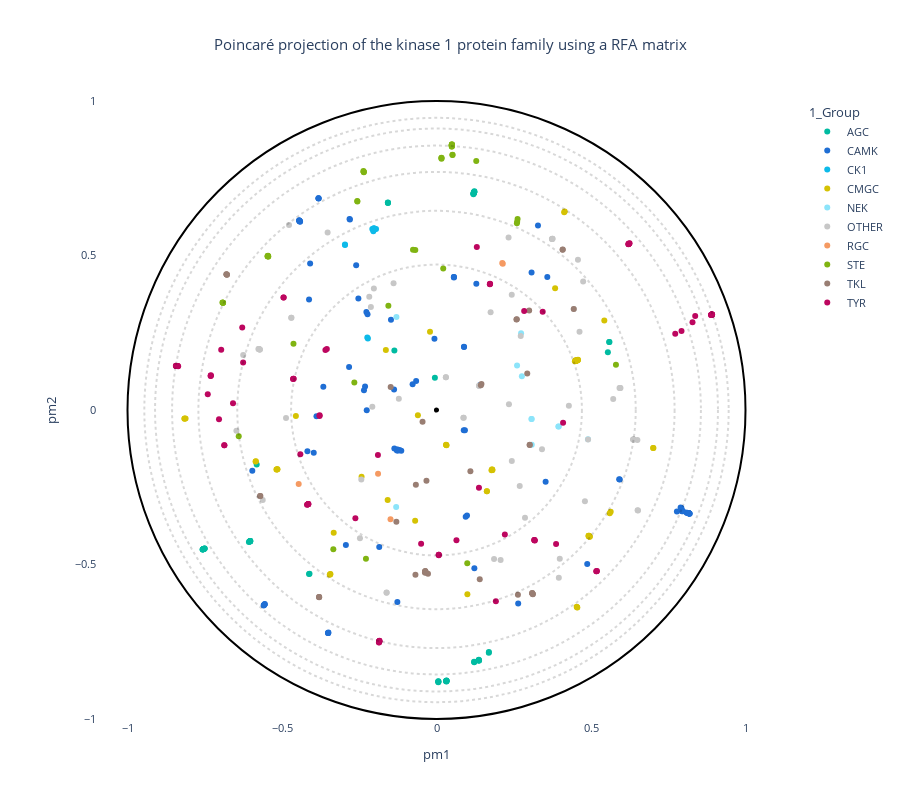

The code cell stored with this chart in its notebook:
### Markdown cell above
## Visualization

### Code cell
# OPTIONS =================================================
#Here you can set different parameters to color & annotate the resulting projection:
if data_type == "plm" :
    title = "Poincaré projection of the kinase 1 protein family with embeddings"  
elif data_type == "plm_aae" :
    title = "Poincaré projection of the kinase 1 protein family with embeddings autoencoder" 
elif data_type == "pssm" :
    title = "Poincaré projection of the kinase 1 protein family without embeddings" 
else :
    title = "Poincaré projection of the kinase 1 protein family using a RFA matrix" 
#----------------------------------------------------------
# Select the coloring from annotation .csv file:
labels_name = "1_Group"
# Select classes to label among the "labels_name" or "second_labels_name" column (comma separated list):
second_labels_name = ""
labels_text = []
show_text = False
#----------------------------------------------------------
# Use a custom color palette:
color_palette = kinase_palette #Default: None
use_custom_palette = True
#==========================================================


#Check projection visualization parameters
#Labels name
if labels_name == "":
    labels_name = None
elif labels_name not in annotation_names:
    raise NameError(f"labels_name {labels_name} is not in the availables annotations.\nAvailables annotations: {annotation_names}")
#Second labels name
if second_labels_name == "":
    second_labels_name = None
elif second_labels_name not in annotation_names:
    raise NameError(f'"second_labels_name" {second_labels_name} is not in the availables annotations.\nAvailables annotations: {annotation_names}')

if not use_custom_palette:
    color_palette = None

#Plot graph
fig = plot_embedding_interactive(df_embedding, 
                                 labels_name = labels_name,
                                 second_labels_name = second_labels_name, 
                                 show_text = show_text,
                                 labels_text = labels_text,
                                 color_palette = color_palette, 
                                 title = title, 
                                 fontsize = 11)
fig.show()

### Figure 1 — Plotly figure (JSON) as saved in the notebook; plotly's stock layout.template omitted (floating-point values rounded to 4 significant figures; data arrays with more than 128 entries replaced by an {"elided": "..."} marker saying what was removed)
{"data": [{"customdata": {"elided": "62x19 mixed values"}, "hovertemplate": "<b>%{hovertext}</b><br><br>1_Group=%{customdata[1]}<br>pm1=%{x}<br>pm2=%{y}<br>proteins_id=%{customdata[0]}<br>2_Gene=%{customdata[2]}<br>3_HGNC=%{customdata[3]}<br>4_Uni_entry=%{customdata[4]}<br>5_Uni_acc=%{customdata[5]}<br>6_Domain_begin=%{customdata[6]}<br>7_Domain_end=%{customdata[7]}<br>8_Domain_length=%{customdata[8]}<br>9_Largest_insert_length=%{customdata[9]}<br>10_PDB_validation=%{customdata[10]}<br>11_Conformational_state=%{customdata[11]}<br>12_Dihedral_state=%{customdata[12]}<br>13_Group_in_Uni=%{customdata[13]}<br>14_Group_in_Manning=%{customdata[14]}<br>15_Synonymn=%{customdata[15]}<br>evo_distance=%{customdata[16]}<br>decile_domain=%{customdata[17]}<br>small_cluster=%{customdata[18]}<extra></extra>", "hovertext": ["AGC", "AGC", "AGC", "AGC", "AGC", "AGC", "AGC", "AGC", "AGC", "AGC", "AGC", "AGC", "AGC", "AGC", "AGC", "AGC", "AGC", "AGC", "AGC", "AGC", "AGC", "AGC", "AGC", "AGC", "AGC", "AGC", "AGC", "AGC", "AGC", "AGC", "AGC", "AGC", "AGC", "AGC", "AGC", "AGC", "AGC", "AGC", "AGC", "AGC", "AGC", "AGC", "AGC", "AGC", "AGC", "AGC", "AGC", "AGC", "AGC", "AGC", "AGC", "AGC", "AGC", "AGC", "AGC", "AGC", "AGC", "AGC", "AGC", "AGC", "AGC", "AGC"], "legendgroup": "AGC", "marker": {"color": "#00bba1", "symbol": "circle"}, "mode": "markers", "name": "AGC", "orientation": "v", "showlegend": true, "type": "scatter", "x": [0.03167, 0.03181, 0.0305, -0.7558, -0.7571, -0.7556, -0.7555, -0.7553, -0.1572, -0.1363, 0.5546, -0.1572, 0.5596, 0.5588, -0.1573, -0.7518, -0.7508, 0.006045, 0.005835, 0.005967, 0.005847, -0.6041, 0.1221, 0.1217, 0.1206, 0.1203, 0.1194, 0.1361, 0.1368, 0.1376, 0.1222, 0.1212, 0.1222, 0.121, 0.1217, 0.1226, 0.1217, 0.1217, 0.119, 0.1693, 0.1695, 0.1371, 0.1369, -0.7566, -0.7546, -0.6071, -0.6025, -0.6029, -0.604, -0.6047, -0.6038, -0.5819, -0.603, -0.6031, 0.03286, 0.03239, 0.03271, -0.005252, -0.4125, -0.411, -0.7501, -0.7514], "xaxis": "x", "y": [-0.8783, -0.8764, -0.8768, -0.4507, -0.4513, -0.4504, -0.4504, -0.4504, 0.6696, 0.1927, 0.1872, 0.6704, 0.2203, 0.2201, 0.6718, -0.4488, -0.4481, -0.8796, -0.8786, -0.8776, -0.8809, -0.4252, -0.8161, -0.8145, 0.7017, 0.7009, 0.6982, -0.8098, -0.8106, -0.8111, 0.7058, 0.7033, 0.7066, 0.7026, 0.7047, 0.7077, 0.7047, 0.7051, 0.7004, -0.7857, -0.7829, -0.8104, -0.8086, -0.4511, -0.4499, -0.4273, -0.4238, -0.4242, -0.4251, -0.4258, -0.425, -0.176, -0.424, -0.4244, -0.8763, -0.8755, -0.8776, 0.1043, -0.5307, -0.5298, -0.4481, -0.4487], "yaxis": "y"}, {"customdata": {"elided": "93x19 mixed values"}, "hovertemplate": "<b>%{hovertext}</b><br><br>1_Group=%{customdata[1]}<br>pm1=%{x}<br>pm2=%{y}<br>proteins_id=%{customdata[0]}<br>2_Gene=%{customdata[2]}<br>3_HGNC=%{customdata[3]}<br>4_Uni_entry=%{customdata[4]}<br>5_Uni_acc=%{customdata[5]}<br>6_Domain_begin=%{customdata[6]}<br>7_Domain_end=%{customdata[7]}<br>8_Domain_length=%{customdata[8]}<br>9_Largest_insert_length=%{customdata[9]}<br>10_PDB_validation=%{customdata[10]}<br>11_Conformational_state=%{customdata[11]}<br>12_Dihedral_state=%{customdata[12]}<br>13_Group_in_Uni=%{customdata[13]}<br>14_Group_in_Manning=%{customdata[14]}<br>15_Synonymn=%{customdata[15]}<br>evo_distance=%{customdata[16]}<br>decile_domain=%{customdata[17]}<br>small_cluster=%{customdata[18]}<extra></extra>", "hovertext": ["CAMK", "CAMK", "CAMK", "CAMK", "CAMK", "CAMK", "CAMK", "CAMK", "CAMK", "CAMK", "CAMK", "CAMK", "CAMK", "CAMK", "CAMK", "CAMK", "CAMK", "CAMK", "CAMK", "CAMK", "CAMK", "CAMK", "CAMK", "CAMK", "CAMK", "CAMK", "CAMK", "CAMK", "CAMK", "CAMK", "CAMK", "CAMK", "CAMK", "CAMK", "CAMK", "CAMK", "CAMK", "CAMK", "CAMK", "CAMK", "CAMK", "CAMK", "CAMK", "CAMK", "CAMK", "CAMK", "CAMK", "CAMK", "CAMK", "CAMK", "CAMK", "CAMK", "CAMK", "CAMK", "CAMK", "CAMK", "CAMK", "CAMK", "CAMK", "CAMK", "CAMK", "CAMK", "CAMK", "CAMK", "CAMK", "CAMK", "CAMK", "CAMK", "CAMK", "CAMK", "CAMK", "CAMK", "CAMK", "CAMK", "CAMK", "CAMK", "CAMK", "CAMK", "CAMK", "CAMK", "CAMK", "CAMK", "CAMK", "CAMK", "CAMK", "CAMK", "CAMK", "CAMK", "CAMK", "CAMK", "CAMK", "CAMK", "CAMK"], "legendgroup": "CAMK", "marker": {"color": "#1f6ed4", "symbol": "circle"}, "mode": "markers", "name": "CAMK", "orientation": "v", "showlegend": true, "type": "scatter", "x": [-0.2933, -0.2257, 0.08827, 0.8105, 0.8096, -0.4444, -0.4434, -0.4437, -0.5595, -0.5565, -0.5575, -0.558, -0.4415, -0.382, -0.3815, -0.4424, -0.5557, 0.778, -0.26, -0.1236, -0.1269, -0.1275, -0.2269, -0.006631, -0.3973, -0.4125, -0.127, -0.4089, -0.4177, -0.5961, 0.8194, 0.8156, 0.8175, 0.8172, 0.7939, -0.2802, -0.2814, -0.1259, -0.1198, -0.114, -0.06587, 0.8169, 0.7925, 0.79, -0.126, -0.2312, -0.1853, -0.1373, -0.5566, -0.1267, -0.3663, 0.3284, -0.2829, 0.09449, 0.09869, 0.09193, 0.1408, -0.4423, 0.7974, 0.7965, 0.08888, -0.1473, 0.08922, -0.4441, -0.4443, 0.3532, -0.3509, -0.3506, -0.3506, -0.3499, 0.2644, 0.8169, 0.8178, 0.815, 0.8189, 0.1225, -0.07734, -0.2347, -0.3819, -0.1364, -0.3884, -0.2232, 0.1289, 0.593, 0.4878, 0.5913, -0.128, 0.05632, 0.05635, -0.2528, 0.3586, 0.05618, 0.3077], "xaxis": "x", "y": [-0.4369, -0.001193, -0.06586, -0.3328, -0.3322, 0.6131, 0.6119, 0.6123, -0.6329, -0.6292, -0.6304, -0.631, 0.6094, 0.6852, 0.6842, 0.6106, -0.6282, -0.3284, 0.4684, -0.1315, -0.129, -0.1295, 0.317, 0.2303, -0.1381, 0.3579, -0.1303, 0.4738, -0.1332, -0.197, -0.3354, -0.334, -0.3346, -0.3345, -0.3273, 0.6162, 0.6177, -0.1279, -0.1296, -0.1315, 0.09381, -0.3344, -0.3171, -0.3159, -0.1295, 0.07587, -0.4437, 0.06609, -0.6293, -0.6216, 0.07548, 0.5972, 0.1393, -0.3452, -0.3411, -0.06558, 0.08082, 0.6106, -0.3273, -0.3272, 0.205, 0.2917, 0.2042, 0.6134, 0.6131, -0.2318, -0.7221, -0.7214, -0.7214, -0.7199, -0.6266, -0.3344, -0.3348, -0.3337, -0.3352, -0.5123, 0.08329, 0.0638, 0.685, -0.1248, -0.02028, 0.3098, 0.409, -0.2249, -0.4981, -0.2242, -0.1308, 0.4305, 0.4292, 0.3607, 0.43, 0.4305, 0.4451], "yaxis": "y"}, {"customdata": {"elided": "12x19 mixed values"}, "hovertemplate": "<b>%{hovertext}</b><br><br>1_Group=%{customdata[1]}<br>pm1=%{x}<br>pm2=%{y}<br>proteins_id=%{customdata[0]}<br>2_Gene=%{customdata[2]}<br>3_HGNC=%{customdata[3]}<br>4_Uni_entry=%{customdata[4]}<br>5_Uni_acc=%{customdata[5]}<br>6_Domain_begin=%{customdata[6]}<br>7_Domain_end=%{customdata[7]}<br>8_Domain_length=%{customdata[8]}<br>9_Largest_insert_length=%{customdata[9]}<br>10_PDB_validation=%{customdata[10]}<br>11_Conformational_state=%{customdata[11]}<br>12_Dihedral_state=%{customdata[12]}<br>13_Group_in_Uni=%{customdata[13]}<br>14_Group_in_Manning=%{customdata[14]}<br>15_Synonymn=%{customdata[15]}<br>evo_distance=%{customdata[16]}<br>decile_domain=%{customdata[17]}<br>small_cluster=%{customdata[18]}<extra></extra>", "hovertext": ["CK1", "CK1", "CK1", "CK1", "CK1", "CK1", "CK1", "CK1", "CK1", "CK1", "CK1", "CK1"], "legendgroup": "CK1", "marker": {"color": "#0dbae9", "symbol": "circle"}, "mode": "markers", "name": "CK1", "orientation": "v", "showlegend": true, "type": "scatter", "x": [-0.2023, -0.2011, -0.1956, -0.2011, -0.2026, -0.2077, -0.2015, -0.2239, -0.2221, -0.2962, -0.2044, -0.2962], "xaxis": "x", "y": [0.5877, 0.5847, 0.5854, 0.5842, 0.5882, 0.5859, 0.5864, 0.235, 0.2314, 0.5358, 0.5782, 0.5342], "yaxis": "y"}, {"customdata": {"elided": "65x19 mixed values"}, "hovertemplate": "<b>%{hovertext}</b><br><br>1_Group=%{customdata[1]}<br>pm1=%{x}<br>pm2=%{y}<br>proteins_id=%{customdata[0]}<br>2_Gene=%{customdata[2]}<br>3_HGNC=%{customdata[3]}<br>4_Uni_entry=%{customdata[4]}<br>5_Uni_acc=%{customdata[5]}<br>6_Domain_begin=%{customdata[6]}<br>7_Domain_end=%{customdata[7]}<br>8_Domain_length=%{customdata[8]}<br>9_Largest_insert_length=%{customdata[9]}<br>10_PDB_validation=%{customdata[10]}<br>11_Conformational_state=%{customdata[11]}<br>12_Dihedral_state=%{customdata[12]}<br>13_Group_in_Uni=%{customdata[13]}<br>14_Group_in_Manning=%{customdata[14]}<br>15_Synonymn=%{customdata[15]}<br>evo_distance=%{customdata[16]}<br>decile_domain=%{customdata[17]}<br>small_cluster=%{customdata[18]}<extra></extra>", "hovertext": ["CMGC", "CMGC", "CMGC", "CMGC", "CMGC", "CMGC", "CMGC", "CMGC", "CMGC", "CMGC", "CMGC", "CMGC", "CMGC", "CMGC", "CMGC", "CMGC", "CMGC", "CMGC", "CMGC", "CMGC", "CMGC", "CMGC", "CMGC", "CMGC", "CMGC", "CMGC", "CMGC", "CMGC", "CMGC", "CMGC", "CMGC", "CMGC", "CMGC", "CMGC", "CMGC", "CMGC", "CMGC", "CMGC", "CMGC", "CMGC", "CMGC", "CMGC", "CMGC", "CMGC", "CMGC", "CMGC", "CMGC", "CMGC", "CMGC", "CMGC", "CMGC", "CMGC", "CMGC", "CMGC", "CMGC", "CMGC", "CMGC", "CMGC", "CMGC", "CMGC", "CMGC", "CMGC", "CMGC", "CMGC", "CMGC"], "legendgroup": "CMGC", "marker": {"color": "#d5c203", "symbol": "circle"}, "mode": "markers", "name": "CMGC", "orientation": "v", "showlegend": true, "type": "scatter", "x": [0.4935, 0.4537, 0.4556, 0.4549, 0.4148, 0.4132, 0.178, 0.1806, 0.1809, 0.1795, 0.1797, 0.4947, 0.4951, 0.4939, 0.4962, 0.4926, 0.4922, 0.4937, -0.06022, 0.4925, 0.3838, 0.5606, 0.543, 0.7019, 0.7011, 0.5637, -0.2425, -0.1639, -0.4551, -0.02103, -0.8156, -0.8154, -0.8121, -0.5148, -0.5181, -0.1581, -0.3327, -0.5165, 0.163, 0.163, -0.344, -0.3435, -0.3455, -0.5153, 0.0316, 0.03247, 0.4478, 0.4559, 0.4556, 0.4561, 0.4533, 0.4575, 0.4513, 0.4507, 0.449, 0.4509, 0.4504, 0.4579, 0.4515, 0.0308, 0.4505, 0.09994, -0.06908, -0.5845, -0.5855], "xaxis": "x", "y": [-0.4082, -0.6371, -0.6394, -0.6386, 0.6421, 0.6399, -0.1953, -0.1944, -0.1939, -0.1927, -0.193, -0.4093, -0.4094, -0.4073, -0.4099, -0.4076, -0.407, -0.4088, -0.01735, -0.4079, 0.3938, -0.3343, 0.2895, -0.1233, -0.1233, -0.329, -0.2158, 0.1943, -0.01978, 0.2535, -0.02818, -0.02785, -0.02725, -0.1918, -0.1927, -0.2911, -0.3969, -0.1924, -0.263, -0.2632, -0.5316, -0.5311, -0.5335, -0.1919, -0.1133, -0.1142, 0.1575, 0.1611, 0.1607, 0.1614, 0.1594, 0.1614, 0.1584, 0.1587, 0.1585, 0.1585, 0.1584, 0.1623, 0.1619, -0.1126, 0.1586, -0.5963, -0.358, -0.1659, -0.1664], "yaxis": "y"}, {"customdata": {"elided": "11x19 mixed values"}, "hovertemplate": "<b>%{hovertext}</b><br><br>1_Group=%{customdata[1]}<br>pm1=%{x}<br>pm2=%{y}<br>proteins_id=%{customdata[0]}<br>2_Gene=%{customdata[2]}<br>3_HGNC=%{customdata[3]}<br>4_Uni_entry=%{customdata[4]}<br>5_Uni_acc=%{customdata[5]}<br>6_Domain_begin=%{customdata[6]}<br>7_Domain_end=%{customdata[7]}<br>8_Domain_length=%{customdata[8]}<br>9_Largest_insert_length=%{customdata[9]}<br>10_PDB_validation=%{customdata[10]}<br>11_Conformational_state=%{customdata[11]}<br>12_Dihedral_state=%{customdata[12]}<br>13_Group_in_Uni=%{customdata[13]}<br>14_Group_in_Manning=%{customdata[14]}<br>15_Synonymn=%{customdata[15]}<br>evo_distance=%{customdata[16]}<br>decile_domain=%{customdata[17]}<br>small_cluster=%{customdata[18]}<extra></extra>", "hovertext": ["NEK", "NEK", "NEK", "NEK", "NEK", "NEK", "NEK", "NEK", "NEK", "NEK", "NEK"], "legendgroup": "NEK", "marker": {"color": "#8ce4fa", "symbol": "circle"}, "mode": "markers", "name": "NEK", "orientation": "v", "showlegend": true, "type": "scatter", "x": [0.3073, 0.4902, -0.1306, 0.3943, 0.3083, 0.2738, 0.308, 0.3956, 0.2762, 0.2607, -0.1297], "xaxis": "x", "y": [-0.02882, -0.09434, -0.3141, -0.05312, -0.1124, 0.248, -0.02923, -0.05335, 0.1095, 0.1437, 0.3009], "yaxis": "y"}, {"customdata": {"elided": "66x19 mixed values"}, "hovertemplate": "<b>%{hovertext}</b><br><br>1_Group=%{customdata[1]}<br>pm1=%{x}<br>pm2=%{y}<br>proteins_id=%{customdata[0]}<br>2_Gene=%{customdata[2]}<br>3_HGNC=%{customdata[3]}<br>4_Uni_entry=%{customdata[4]}<br>5_Uni_acc=%{customdata[5]}<br>6_Domain_begin=%{customdata[6]}<br>7_Domain_end=%{customdata[7]}<br>8_Domain_length=%{customdata[8]}<br>9_Largest_insert_length=%{customdata[9]}<br>10_PDB_validation=%{customdata[10]}<br>11_Conformational_state=%{customdata[11]}<br>12_Dihedral_state=%{customdata[12]}<br>13_Group_in_Uni=%{customdata[13]}<br>14_Group_in_Manning=%{customdata[14]}<br>15_Synonymn=%{customdata[15]}<br>evo_distance=%{customdata[16]}<br>decile_domain=%{customdata[17]}<br>small_cluster=%{customdata[18]}<extra></extra>", "hovertext": ["OTHER", "OTHER", "OTHER", "OTHER", "OTHER", "OTHER", "OTHER", "OTHER", "OTHER", "OTHER", "OTHER", "OTHER", "OTHER", "OTHER", "OTHER", "OTHER", "OTHER", "OTHER", "OTHER", "OTHER", "OTHER", "OTHER", "OTHER", "OTHER", "OTHER", "OTHER", "OTHER", "OTHER", "OTHER", "OTHER", "OTHER", "OTHER", "OTHER", "OTHER", "OTHER", "OTHER", "OTHER", "OTHER", "OTHER", "OTHER", "OTHER", "OTHER", "OTHER", "OTHER", "OTHER", "OTHER", "OTHER", "OTHER", "OTHER", "OTHER", "OTHER", "OTHER", "OTHER", "OTHER", "OTHER", "OTHER", "OTHER", "OTHER", "OTHER", "OTHER", "OTHER", "OTHER", "OTHER", "OTHER", "OTHER", "OTHER"], "legendgroup": "OTHER", "marker": {"color": "#c7c7c7", "symbol": "circle"}, "mode": "markers", "name": "OTHER", "orientation": "v", "showlegend": true, "type": "scatter", "x": [0.3413, 0.4905, -0.2433, -0.2123, -0.2477, 0.0868, 0.4444, -0.2027, 0.3756, 0.375, -0.4773, 0.5923, -0.2077, 0.1751, 0.2864, 0.1385, 0.08809, -0.1219, 0.3989, 0.2333, -0.5715, -0.5722, 0.3735, 0.4746, 0.374, -0.1615, -0.1616, -0.6256, -0.6475, -0.4694, 0.5943, -0.4702, 0.2074, 0.1376, -0.2176, -0.5624, 0.2725, 0.03057, 0.03016, 0.2345, 0.4578, -0.487, -0.3523, 0.2435, -0.139, 0.5719, 0.6362, 0.2693, 0.1863, 0.4628, 0.2437, 0.6521, 0.6509, 0.138, 0.4803, 0.3959, 0.6501, 0.6388, 0.6376, 0.6368, 0.4284, 0.5953, -0.5734, -0.5751, -0.5762, -0.5724], "xaxis": "x", "y": [-0.1273, -0.09547, -0.2251, 0.3334, -0.4154, -0.0252, 0.3269, 0.3931, 0.5541, 0.5543, 0.5987, 0.07095, 0.01054, 0.3166, -0.3488, 0.07809, -0.02477, 0.03612, -0.4815, 0.5586, 0.1957, 0.1959, 0.5531, 0.4156, 0.5538, -0.5905, -0.5913, 0.178, -0.06684, 0.2982, 0.07083, 0.2985, -0.4858, 0.07863, 0.3665, -0.2912, 0.2396, 0.1059, 0.1056, 0.01861, 0.4865, -0.0259, 0.5748, 0.3729, 0.4102, 0.03557, -0.0954, -0.2461, -0.4819, 0.253, -0.1651, -0.3248, -0.3243, 0.07858, -0.2953, -0.5425, -0.09728, -0.09554, -0.09556, -0.09552, 0.01364, 0.07111, 0.1963, 0.1971, 0.1975, 0.1961], "yaxis": "y"}, {"customdata": [[310, "RGC", "GUCY2C", "HGNC:4688", "GUC2C_HUMAN", "P25092", 489, 747, 259, 19, "nan", "nan", "nan", "RGC", "RGC", "GUC2C,STAR", 2.488, 2, "Other"], [311, "RGC", "GUCY2D", "HGNC:4689", "GUC2D_HUMAN", "Q02846", 510, 807, 298, 26, "nan", "nan", "nan", "RGC", "RGC", "CORD6,GUC1A4,GUC2D,RETGC,RETGC1", 2.543, 8, "Other"], [312, "RGC", "GUCY2F", "HGNC:4691", "GUC2F_HUMAN", "P51841", 547, 811, 265, 14, "nan", "nan", "nan", "RGC", "RGC", "GUC2F,RETGC2", 2.446, 5, "Other"], [313, "RGC", "NPR1", "HGNC:7943", "ANPRA_HUMAN", "P16066", 533, 803, 271, 15, "nan", "nan", "nan", "RGC", "RGC", "ANPRA", 2.158, 6, "Other"], [314, "RGC", "NPR2", "HGNC:7944", "ANPRB_HUMAN", "P20594", 517, 788, 272, 15, "nan", "nan", "nan", "RGC", "RGC", "ANPRB", 2.134, 6, "Other"]], "hovertemplate": "<b>%{hovertext}</b><br><br>1_Group=%{customdata[1]}<br>pm1=%{x}<br>pm2=%{y}<br>proteins_id=%{customdata[0]}<br>2_Gene=%{customdata[2]}<br>3_HGNC=%{customdata[3]}<br>4_Uni_entry=%{customdata[4]}<br>5_Uni_acc=%{customdata[5]}<br>6_Domain_begin=%{customdata[6]}<br>7_Domain_end=%{customdata[7]}<br>8_Domain_length=%{customdata[8]}<br>9_Largest_insert_length=%{customdata[9]}<br>10_PDB_validation=%{customdata[10]}<br>11_Conformational_state=%{customdata[11]}<br>12_Dihedral_state=%{customdata[12]}<br>13_Group_in_Uni=%{customdata[13]}<br>14_Group_in_Manning=%{customdata[14]}<br>15_Synonymn=%{customdata[15]}<br>evo_distance=%{customdata[16]}<br>decile_domain=%{customdata[17]}<br>small_cluster=%{customdata[18]}<extra></extra>", "hovertext": ["RGC", "RGC", "RGC", "RGC", "RGC"], "legendgroup": "RGC", "marker": {"color": "#f59a62", "symbol": "circle"}, "mode": "markers", "name": "RGC", "orientation": "v", "showlegend": true, "type": "scatter", "x": [-0.1488, 0.2129, -0.1892, 0.2144, -0.446], "xaxis": "x", "y": [-0.3533, 0.4754, -0.2065, 0.4734, -0.2394], "yaxis": "y"}, {"customdata": {"elided": "47x19 mixed values"}, "hovertemplate": "<b>%{hovertext}</b><br><br>1_Group=%{customdata[1]}<br>pm1=%{x}<br>pm2=%{y}<br>proteins_id=%{customdata[0]}<br>2_Gene=%{customdata[2]}<br>3_HGNC=%{customdata[3]}<br>4_Uni_entry=%{customdata[4]}<br>5_Uni_acc=%{customdata[5]}<br>6_Domain_begin=%{customdata[6]}<br>7_Domain_end=%{customdata[7]}<br>8_Domain_length=%{customdata[8]}<br>9_Largest_insert_length=%{customdata[9]}<br>10_PDB_validation=%{customdata[10]}<br>11_Conformational_state=%{customdata[11]}<br>12_Dihedral_state=%{customdata[12]}<br>13_Group_in_Uni=%{customdata[13]}<br>14_Group_in_Manning=%{customdata[14]}<br>15_Synonymn=%{customdata[15]}<br>evo_distance=%{customdata[16]}<br>decile_domain=%{customdata[17]}<br>small_cluster=%{customdata[18]}<extra></extra>", "hovertext": ["STE", "STE", "STE", "STE", "STE", "STE", "STE", "STE", "STE", "STE", "STE", "STE", "STE", "STE", "STE", "STE", "STE", "STE", "STE", "STE", "STE", "STE", "STE", "STE", "STE", "STE", "STE", "STE", "STE", "STE", "STE", "STE", "STE", "STE", "STE", "STE", "STE", "STE", "STE", "STE", "STE", "STE", "STE", "STE", "STE", "STE", "STE"], "legendgroup": "STE", "marker": {"color": "#80b412", "symbol": "circle"}, "mode": "markers", "name": "STE", "orientation": "v", "showlegend": true, "type": "scatter", "x": [-0.5462, -0.5444, -0.5466, -0.2659, -0.545, -0.5461, -0.5453, -0.3339, -0.2283, -0.691, -0.6401, 0.09956, -0.6913, -0.6906, -0.4629, -0.6927, 0.02179, -0.1558, -0.06861, 0.01606, 0.04996, -0.07597, 0.04991, 0.04998, 0.5808, 0.1286, 0.0494, -0.2365, -0.2357, -0.2356, -0.2561, -0.2352, -0.2564, 0.01593, 0.01626, 0.04949, 0.04937, 0.04945, 0.04944, 0.04951, 0.04953, 0.05168, 0.05172, 0.2602, 0.2611, 0.2624, 0.04954], "xaxis": "x", "y": [0.4981, 0.4966, 0.4978, 0.08914, 0.4971, 0.4975, 0.4993, -0.4505, -0.4813, 0.3469, -0.08461, -0.4959, 0.3471, 0.3467, 0.2143, 0.3476, 0.4576, 0.3374, 0.5179, 0.816, 0.8579, 0.5187, 0.8591, 0.8596, 0.1468, 0.8056, 0.8531, 0.7732, 0.7709, 0.7708, 0.6746, 0.7693, 0.6761, 0.8154, 0.8131, 0.8558, 0.8573, 0.8589, 0.8565, 0.8528, 0.8554, 0.8253, 0.8257, 0.6045, 0.6093, 0.6182, 0.8558], "yaxis": "y"}, {"customdata": {"elided": "42x19 mixed values"}, "hovertemplate": "<b>%{hovertext}</b><br><br>1_Group=%{customdata[1]}<br>pm1=%{x}<br>pm2=%{y}<br>proteins_id=%{customdata[0]}<br>2_Gene=%{customdata[2]}<br>3_HGNC=%{customdata[3]}<br>4_Uni_entry=%{customdata[4]}<br>5_Uni_acc=%{customdata[5]}<br>6_Domain_begin=%{customdata[6]}<br>7_Domain_end=%{customdata[7]}<br>8_Domain_length=%{customdata[8]}<br>9_Largest_insert_length=%{customdata[9]}<br>10_PDB_validation=%{customdata[10]}<br>11_Conformational_state=%{customdata[11]}<br>12_Dihedral_state=%{customdata[12]}<br>13_Group_in_Uni=%{customdata[13]}<br>14_Group_in_Manning=%{customdata[14]}<br>15_Synonymn=%{customdata[15]}<br>evo_distance=%{customdata[16]}<br>decile_domain=%{customdata[17]}<br>small_cluster=%{customdata[18]}<extra></extra>", "hovertext": ["TKL", "TKL", "TKL", "TKL", "TKL", "TKL", "TKL", "TKL", "TKL", "TKL", "TKL", "TKL", "TKL", "TKL", "TKL", "TKL", "TKL", "TKL", "TKL", "TKL", "TKL", "TKL", "TKL", "TKL", "TKL", "TKL", "TKL", "TKL", "TKL", "TKL", "TKL", "TKL", "TKL", "TKL", "TKL", "TKL", "TKL", "TKL", "TKL", "TKL", "TKL", "TKL"], "legendgroup": "TKL", "marker": {"color": "#997e73", "symbol": "circle"}, "mode": "markers", "name": "TKL", "orientation": "v", "showlegend": true, "type": "scatter", "x": [-0.0325, -0.04517, 0.3096, -0.3799, -0.5699, 0.3099, -0.3798, -0.1483, -0.06683, 0.3114, 0.3101, -0.3798, 0.2587, -0.06814, 0.2635, 0.1097, 0.14, 0.4442, 0.2999, 0.2936, -0.678, -0.6791, -0.03629, -0.03648, -0.03671, -0.03668, -0.1299, -0.03639, 0.3015, -0.03718, -0.02755, -0.03625, 0.26, 0.1454, 0.4086, 0.1436, 0.408, -0.6802, -0.6789, 0.3116, -0.5709, 0.3017], "xaxis": "x", "y": [-0.2291, -0.03783, -0.5923, -0.6057, -0.278, -0.5931, -0.6051, 0.07437, -0.242, -0.5952, -0.5941, -0.6053, 0.2927, -0.5335, -0.5983, -0.1979, -0.5474, 0.3268, 0.3221, 0.1177, 0.4377, 0.4384, -0.522, -0.5222, -0.524, -0.527, -0.3617, -0.5231, -0.1134, -0.5253, -0.5302, -0.5219, 0.2941, 0.08374, 0.5195, 0.08033, 0.519, 0.4392, 0.4383, -0.5963, -0.2784, -0.1127], "yaxis": "y"}, {"customdata": {"elided": "94x19 mixed values"}, "hovertemplate": "<b>%{hovertext}</b><br><br>1_Group=%{customdata[1]}<br>pm1=%{x}<br>pm2=%{y}<br>proteins_id=%{customdata[0]}<br>2_Gene=%{customdata[2]}<br>3_HGNC=%{customdata[3]}<br>4_Uni_entry=%{customdata[4]}<br>5_Uni_acc=%{customdata[5]}<br>6_Domain_begin=%{customdata[6]}<br>7_Domain_end=%{customdata[7]}<br>8_Domain_length=%{customdata[8]}<br>9_Largest_insert_length=%{customdata[9]}<br>10_PDB_validation=%{customdata[10]}<br>11_Conformational_state=%{customdata[11]}<br>12_Dihedral_state=%{customdata[12]}<br>13_Group_in_Uni=%{customdata[13]}<br>14_Group_in_Manning=%{customdata[14]}<br>15_Synonymn=%{customdata[15]}<br>evo_distance=%{customdata[16]}<br>decile_domain=%{customdata[17]}<br>small_cluster=%{customdata[18]}<extra></extra>", "hovertext": ["TYR", "TYR", "TYR", "TYR", "TYR", "TYR", "TYR", "TYR", "TYR", "TYR", "TYR", "TYR", "TYR", "TYR", "TYR", "TYR", "TYR", "TYR", "TYR", "TYR", "TYR", "TYR", "TYR", "TYR", "TYR", "TYR", "TYR", "TYR", "TYR", "TYR", "TYR", "TYR", "TYR", "TYR", "TYR", "TYR", "TYR", "TYR", "TYR", "TYR", "TYR", "TYR", "TYR", "TYR", "TYR", "TYR", "TYR", "TYR", "TYR", "TYR", "TYR", "TYR", "TYR", "TYR", "TYR", "TYR", "TYR", "TYR", "TYR", "TYR", "TYR", "TYR", "TYR", "TYR", "TYR", "TYR", "TYR", "TYR", "TYR", "TYR", "TYR", "TYR", "TYR", "TYR", "TYR", "TYR", "TYR", "TYR", "TYR", "TYR", "TYR", "TYR", "TYR", "TYR", "TYR", "TYR", "TYR", "TYR", "TYR", "TYR", "TYR", "TYR", "TYR", "TYR"], "legendgroup": "TYR", "marker": {"color": "#bd065f", "symbol": "circle"}, "mode": "markers", "name": "TYR", "orientation": "v", "showlegend": true, "type": "scatter", "x": [0.5191, -0.8387, -0.836, 0.3165, 0.007285, -0.8402, -0.4622, -0.3783, -0.1854, -0.7308, 0.6234, 0.6221, 0.1305, 0.8897, 0.8883, 0.8912, 0.8896, 0.8913, 0.8904, 0.8893, 0.8897, 0.8911, 0.8913, 0.8921, 0.8906, 0.89, 0.8373, 0.06457, -0.6287, -0.4954, -0.7301, -0.6258, -0.4162, -0.4174, -0.4191, -0.4152, -0.8409, -0.185, -0.1847, -0.1857, -0.8378, -0.8389, -0.843, 0.317, 0.3182, 0.2212, -0.463, 0.1729, -0.3595, 0.1734, -0.3549, 0.3436, 0.1374, -0.1851, -0.1862, -0.8424, 0.5171, 0.5181, 0.4097, -0.8415, -0.7308, 0.007336, -0.0498, -0.2625, 0.6215, 0.622, 0.621, 0.6249, -0.186, -0.1851, 0.7929, 0.7726, 0.1922, 0.387, -0.4149, -0.6868, -0.6864, 0.3168, -0.1895, -0.8398, -0.7402, -0.6585, -0.4944, -0.3785, -0.4148, -0.4406, -0.7039, -0.6967, -0.4643, 0.1726, 0.2838, 0.007183, -0.8434, 0.8285], "xaxis": "x", "y": [-0.5208, 0.1422, 0.1417, -0.4209, -0.4687, 0.1424, 0.1009, -0.01668, -0.7495, 0.1097, 0.5387, 0.5375, 0.5274, 0.3084, 0.3073, 0.3088, 0.3083, 0.3089, 0.3086, 0.3082, 0.3084, 0.3087, 0.3089, 0.3093, 0.3087, 0.3085, 0.3043, -0.4214, 0.2667, 0.3641, 0.1128, 0.1538, -0.3053, -0.3055, -0.3065, -0.3047, 0.1426, -0.7474, -0.7467, -0.7499, 0.142, 0.1422, 0.1427, -0.4212, -0.4226, -0.4031, 0.1008, 0.4075, 0.1946, 0.4082, 0.1977, 0.318, -0.2517, -0.7475, -0.7525, 0.1427, -0.522, -0.5219, -0.041, 0.1425, 0.1105, -0.4681, -0.4329, -0.35, 0.5371, 0.5375, 0.5367, 0.5398, -0.7517, -0.749, 0.2556, 0.2466, -0.6193, -0.4333, -0.3043, -0.114, -0.114, -0.4206, -0.1453, 0.1422, 0.05079, 0.02173, 0.364, -0.01938, -0.3042, -0.1434, -0.03003, 0.1952, 0.1007, 0.4069, 0.3201, -0.4701, 0.1431, 0.2841], "yaxis": "y"}], "layout": {"font": {"size": 11}, "height": 800, "legend": {"title": {"text": "1_Group"}, "tracegroupgap": 0}, "plot_bgcolor": "rgba(0, 0, 0, 0)", "shapes": [{"line": {"color": "black", "dash": "dot"}, "opacity": 0.15, "type": "circle", "x0": -0.4706, "x1": 0.4706, "y0": -0.4706, "y1": 0.4706}, {"line": {"color": "black", "dash": "dot"}, "opacity": 0.15, "type": "circle", "x0": -0.6447, "x1": 0.6447, "y0": -0.6447, "y1": 0.6447}, {"line": {"color": "black", "dash": "dot"}, "opacity": 0.15, "type": "circle", "x0": -0.7705, "x1": 0.7705, "y0": -0.7705, "y1": 0.7705}, {"line": {"color": "black", "dash": "dot"}, "opacity": 0.15, "type": "circle", "x0": -0.8557, "x1": 0.8557, "y0": -0.8557, "y1": 0.8557}, {"line": {"color": "black", "dash": "dot"}, "opacity": 0.15, "type": "circle", "x0": -0.9108, "x1": 0.9108, "y0": -0.9108, "y1": 0.9108}, {"line": {"color": "black", "dash": "dot"}, "opacity": 0.15, "type": "circle", "x0": -0.9455, "x1": 0.9455, "y0": -0.9455, "y1": 0.9455}, {"line": {"color": "Black"}, "type": "circle", "x0": -1, "x1": 1, "xref": "x", "y0": -1, "y1": 1, "yref": "y"}, {"fillcolor": "Black", "line": {"color": "Black"}, "type": "circle", "x0": -0.005, "x1": 0.005, "xref": "x", "y0": -0.005, "y1": 0.005, "yref": "y"}], "title": {"text": "Poincaré projection of the kinase 1 protein family using a RFA matrix", "x": 0.5}, "xaxis": {"anchor": "y", "constrain": "domain", "domain": [0, 1], "range": [-1.1, 1.1], "title": {"text": "pm1"}}, "yaxis": {"anchor": "x", "domain": [0, 1], "scaleanchor": "x", "scaleratio": 1, "title": {"text": "pm2"}}, "yaxis2": {"layer": "below traces", "matches": "y", "overlaying": "y"}}}
